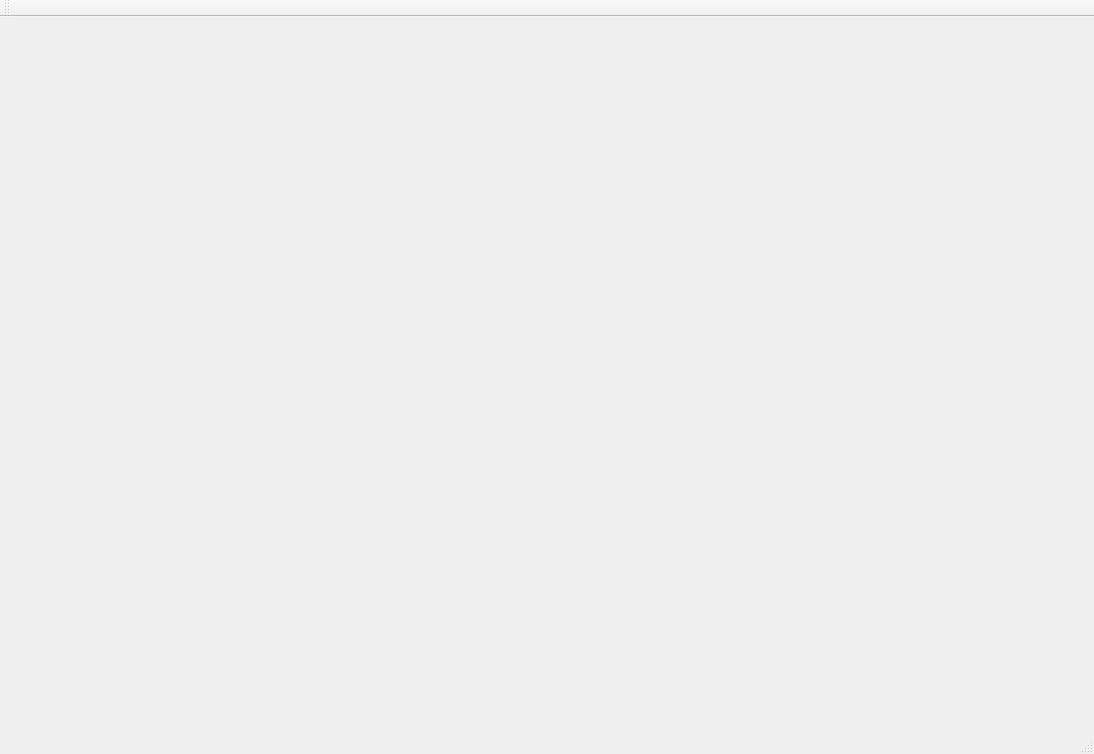
<?xml version="1.0" encoding="UTF-8"?>
<ui version="4.0">
 <class>RPMainWindow</class>
 <widget class="QMainWindow" name="RPMainWindow">
  <property name="geometry">
   <rect>
    <x>0</x>
    <y>0</y>
    <width>1094</width>
    <height>754</height>
   </rect>
  </property>
  <property name="windowTitle">
   <string>MainWindow</string>
  </property>
  <widget class="QWidget" name="centralwidget">
   <property name="sizePolicy">
    <sizepolicy hsizetype="Ignored" vsizetype="Preferred">
     <horstretch>0</horstretch>
     <verstretch>0</verstretch>
    </sizepolicy>
   </property>
   <layout class="QVBoxLayout" name="verticalLayout">
    <property name="spacing">
     <number>0</number>
    </property>
    <property name="leftMargin">
     <number>0</number>
    </property>
    <property name="topMargin">
     <number>0</number>
    </property>
    <property name="rightMargin">
     <number>0</number>
    </property>
    <property name="bottomMargin">
     <number>0</number>
    </property>
   </layout>
  </widget>
  <widget class="QMenuBar" name="menuBar">
   <property name="geometry">
    <rect>
     <x>0</x>
     <y>0</y>
     <width>1094</width>
     <height>24</height>
    </rect>
   </property>
  </widget>
  <widget class="QStatusBar" name="statusBar"/>
  <widget class="QToolBar" name="toolBar">
   <property name="windowTitle">
    <string>toolBar</string>
   </property>
   <attribute name="toolBarArea">
    <enum>TopToolBarArea</enum>
   </attribute>
   <attribute name="toolBarBreak">
    <bool>false</bool>
   </attribute>
  </widget>
 </widget>
 <resources/>
 <connections/>
</ui>
